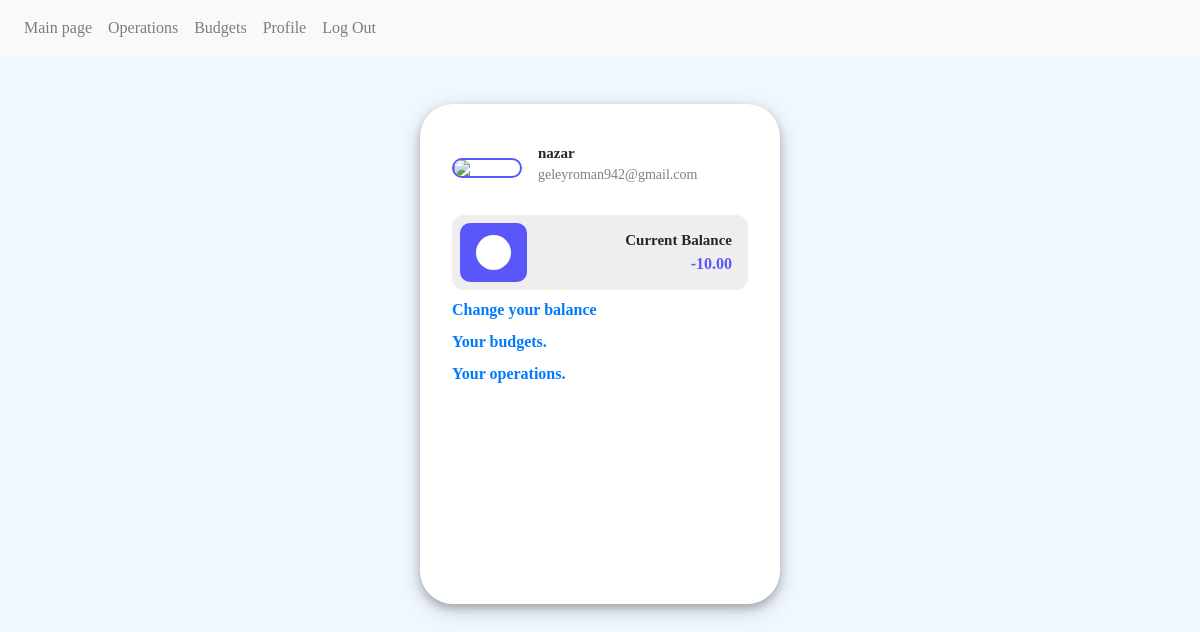
Before: /financial_app/user_profile/nazar (signed in) with the older database file.
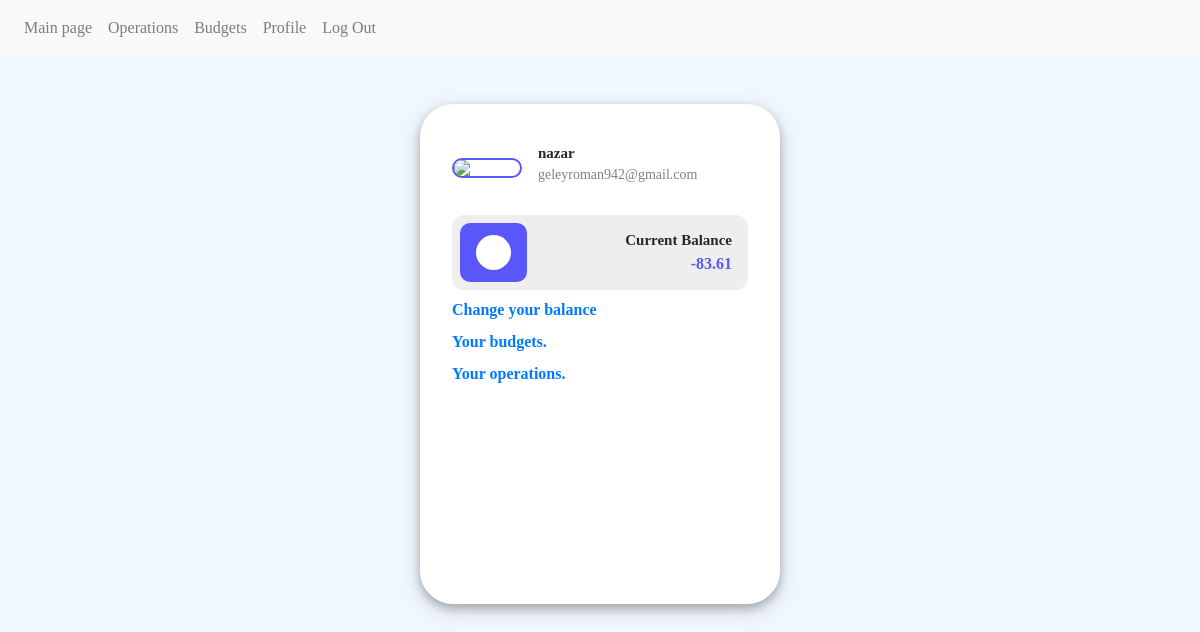
After: the same page with the newer database file.
### financial_app/models.py (models this page shows, shortened)
class UserProfile(models.Model):
    user = models.OneToOneField(User, on_delete=models.CASCADE)
    balance = MoneyField(max_digits=10, decimal_places=2, default_currency='USD', default=0.00, null=True, blank=True)

### financial_app/utils.py (the view)
    def wrapped_view(request, *args, **kwargs):
        user = request.user
        user_profile = get_object_or_404(UserProfile.objects.select_related('user'), user=user)
        if user_profile.user.username == kwargs['username']:
            return view_func(request, *args, **kwargs)
        else:
            return HttpResponseForbidden("Access denied")

### financial_app/utils.py (called while the page is built)
def user_profile_access_required(view_func):
    def wrapped_view(request, *args, **kwargs):
        user = request.user
        user_profile = get_object_or_404(UserProfile.objects.select_related('user'), user=user)
        if user_profile.user.username == kwargs['username']:
            return view_func(request, *args, **kwargs)
        else:
            return HttpResponseForbidden("Access denied")
    return wrapped_view

### financial_app/views.py (called while the page is built)
@login_required
@user_profile_access_required
def user_profile(request, username):
    user = get_object_or_404(User, username=username)
    user_profile = get_object_or_404(UserProfile, user=user)
    balance_form = BalanceForm(instance=user_profile)
    context = {'user': user, 'user_profile': user_profile, 'balance_form': balance_form}
    return render(request, 'financial/user_profile2.html', context)

### financial_app/templates/financial/user_profile2.html (shortened to what this page needs)
{% extends "financial/base.html" %}
{% load static %}
{% block body %}
<div class="container d-flex justify-content-center mt-5">
	<div class="user-card">
		<div class="top-container">
			<img src="https://t4.ftcdn.net/jpg/02/29/75/83/240_F_229758328_7x8jwCwjtBMmC6rgFzLFhZoEpLobB6L8.jpg" class="img-fluid profile-image" width="70">
			<div class="ml-3">
				<h5 class="name">{{user.username}}</h5>
				<p class="mail">{{user.email}}</p>
			</div>
		</div>
		<div class="middle-container d-flex justify-content-between align-items-center mt-3 p-2">
				<div class="dollar-div px-3">
					<div class="round-div"></div>
				</div>
				<div class="d-flex flex-column text-right mr-2">
					<span class="current-balance">Current Balance</span>
					<span class="amount">{{user_profile.balance}}</span>
				</div>
		</div>
		<div class="wishlist-border pt-2">
			<span class="wishlist"><a class='change-account-button' href="">Change your balance</a></span>
		</div>
		<div class="wishlist-border pt-2">
			<span class="wishlist"> <a href="{% url 'budgets_list' %}">Your budgets.</a></span>
		</div>
		<div class="fashion-studio-border pt-2">
			<span class="fashion-studio"><a href="{% url 'operation_list' %}">Your operations.</a></span>
		</div>
	</div>
</div>
{% endblock %}

### financial_app/templates/financial/base.html (shortened to what this page needs)
{% load static %}
<!DOCTYPE html>
<html lang="en">
    <head>
        <link rel="stylesheet" href="https://stackpath.bootstrapcdn.com/bootstrap/4.4.1/css/bootstrap.min.css">
        <link href="{% static 'financial_app/css/styles.css' %}" rel="stylesheet">
    </head>
    <body>
        <div class="centered">
        <nav class="navbar navbar-expand-lg navbar-light bg-light">
            <div class="navbar-nav">
              <ul class="navbar-nav mr-auto">
                {% if user.is_authenticated %}
                    <li class="nav-item">
                        <a class="nav-link" href="{% url 'main' %}">Main page</a>
                    </li>
                    <li class="nav-item">
                        <a class="nav-link" href="{% url 'operation_list' %}">Operations</a>
                    </li>
                    <li class="nav-item">
                        <a class="nav-link" href="{% url 'budgets_list' %}">Budgets</a>
                    </li>
                    <li class="nav-item">
                        <a class="nav-link" href="{% url 'user_profile' request.user.username %}">Profile</a>
                    </li>
                    <li class="nav-item">
                        <a class="nav-link" href="{% url 'logout' %}">Log Out</a>
                    </li>
                {% endif %}
              </ul>
            </div>
          </nav>
        </div>
        <div class="body">
            {% block body %}
            {% endblock %}
        </div>
    </body>
</html>

### financial_app/static/financial_app/css/styles.css (style rules this page uses)
body { background: #f1f7fe; }
* { font-family: "Poppins"; }
.user-card { background-color: #fff; width: 360px; height: 500px; border-radius: 33px; box-shadow: 0 4px 8px 0 rgba(0, 0, 0, 0.2), 0 6px 20px 0 rgba(0, 0, 0, 0.19); padding: 2rem !important; }
.top-container { display: flex; align-items: center; }
.profile-image { border-radius: 10px; border: 2px solid #5957f9; }
.name { font-size: 15px; font-weight: bold; color: #272727; position: relative; top: 8px; }
.mail { font-size: 14px; color: grey; position: relative; top: 2px; }
.middle-container { background-color: #eee; border-radius: 12px; }
.dollar-div { background-color: #5957f9; padding: 12px; border-radius: 10px; }
.round-div { border-radius: 50%; width: 35px; height: 35px; background-color: #fff; display: flex; justify-content: center; align-items: center; text-align: center; }
.current-balance { font-size: 15px; color: #272727; font-weight: bold; }
.amount { color: #5957f9; font-size: 16px; font-weight: bold; }
.wishlist { font-size: 16px; font-weight: 700; color: #272727; }
.fashion-studio { font-size: 16px; font-weight: 700; color: #272727; }

Changed rows visible on the page:
changed UserProfile: balance "-10.00" → "-83.61"
